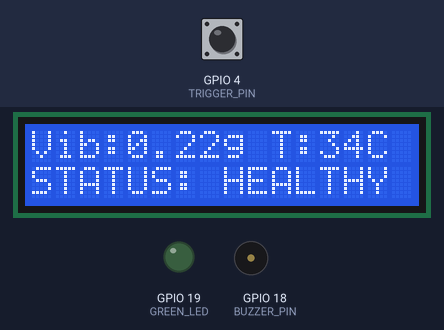
This sketch was run on a simulated ESP32. On the bench: 16×2 character LCD, output pins drawn as LEDs (lit = HIGH), buzzer (waves = sounding, pin HIGH). Inputs (shaded band) come from the test bench; at power-on: GPIO 4 (TRIGGER_PIN) HIGH. What the sketch prints to the serial monitor is not drawn.

Above: at 1.2 s.
1.3 s: GPIO 4 (TRIGGER_PIN) pulled LOW for 0.15 s
At 2.0 s:
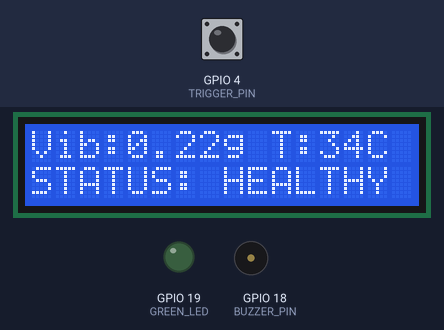
3.0 s: GPIO 4 (TRIGGER_PIN) pulled LOW for 3.2 s
At 3.32 s:
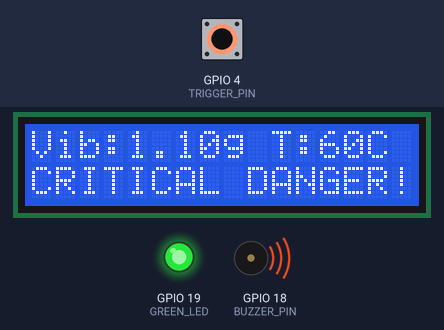
At 3.67 s:
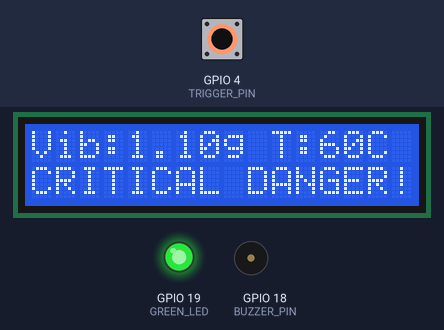
Timing chart, 0 to 7.7 s (numbered marks = the images above; inputs shaded):
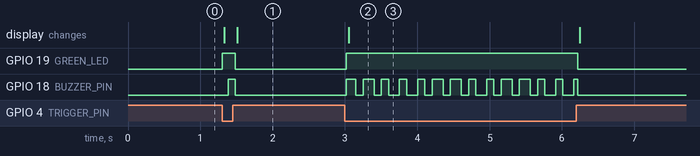

The sketch:

CNC_Final_Project.ino
```cpp
#include <Wire.h>
#include <LiquidCrystal_I2C.h>

#define BUZZER_PIN   18
#define GREEN_LED    19
#define TRIGGER_PIN  4   // D4 Magic Trigger Wire

LiquidCrystal_I2C lcd(0x27, 16, 2);
int last_state = -1; // Screen lag hatane ke liye state tracker

void setup() {
  Serial.begin(115200);
  Wire.begin(21, 22);

  pinMode(BUZZER_PIN, OUTPUT);
  pinMode(GREEN_LED, OUTPUT);
  pinMode(TRIGGER_PIN, INPUT_PULLUP);

  // Auto-detect LCD Address (0x27 or 0x3F)
  Wire.beginTransmission(0x27);
  if (Wire.endTransmission() != 0) {
    lcd = LiquidCrystal_I2C(0x3F, 16, 2);
  }

  lcd.init();
  lcd.backlight();
  lcd.clear();

  // Starting me hi Green LED ON aur Buzzer OFF
  digitalWrite(GREEN_LED, LOW);
  digitalWrite(BUZZER_PIN, LOW);
}

void loop() {
  // Trigger check: Agar D4 GND se judi hai toh Fault (1), warna Healthy (0)
  int current_state = (digitalRead(TRIGGER_PIN) == LOW) ? 1 : 0;

  if (current_state == 0) {
    // ================= 1. HEALTHY STATE (Taar Bahar Hai) =================
    digitalWrite(GREEN_LED, LOW);  // Green LED PEHLE SE HI JALEGI (ON)
    digitalWrite(BUZZER_PIN, LOW); // Buzzer BILKUL CHUP (OFF)

    // Screen text (Sirf tab update hoga jab state badlegi)
    if (last_state != 0) {
      lcd.setCursor(0, 0);
      lcd.print("Vib:0.22g T:34C ");
      lcd.setCursor(0, 1);
      lcd.print("STATUS: HEALTHY ");
      last_state = 0;
    }

    // Dashboard Telemetry (Exact 85% Health Score)
    Serial.println("{\"rms\":0.220,\"temp\":34.0}");

  } else {
    // ================= 2. CRITICAL FAULT (Taar GND me Lagayi) =================
    digitalWrite(GREEN_LED, HIGH); // Green LED TURANT BAND (OFF)

    // Buzzer Siren Beep
    digitalWrite(BUZZER_PIN, (millis() / 120) % 2);

    if (last_state != 1) {
      lcd.setCursor(0, 0);
      lcd.print("Vib:1.10g T:60C ");
      lcd.setCursor(0, 1);
      lcd.print("CRITICAL DANGER!");
      last_state = 1;
    }

    // Dashboard Telemetry (Exact 15% Critical Score)
    Serial.println("{\"rms\":1.100,\"temp\":59.6}");
  }

  delay(50); // Instant 0-second response
}
```

Measured:
- after the input at 1.3 s, GPIO 19 (GREEN_LED): LOW → HIGH at once, → LOW 0.18 s later; GPIO 18 (BUZZER_PIN): LOW → HIGH after 0.08 s, → LOW 0.10 s later; the display: first changes at once (image 1 shows a later state)
- after the input at 3.0 s, GPIO 19 (GREEN_LED): LOW → HIGH at once, → LOW 3.2 s later; GPIO 18 (BUZZER_PIN): LOW → HIGH at once, then moves between LOW and HIGH, repeating every 0.25 s; the display: changes after 0.05 s (image 2)
